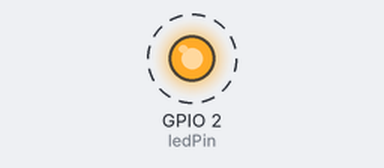
This sketch was run on a simulated ESP32. Parts: output pins drawn as LEDs (lit = HIGH). Dashed ring = blinking. What the sketch prints to the serial monitor is not drawn.

Above: at 0.7 s.
Timing chart, 0 to 4.9 s (numbered marks = the images above):
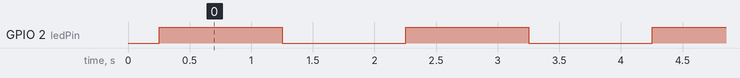

The sketch:

blinky2.ino
```cpp
// Define the pin number for the built-in LED
const int ledPin = 2; // Built-in LED is usually on GPIO 2

void setup() {
  // Initialize the digital pin as an output
  pinMode(ledPin, OUTPUT);
  Serial.begin(115200);
  Serial.print("ss: ");
  for(int i=0; i<500; i++){
    Serial.println("dd: ");
  }
}

void loop() {
  digitalWrite(ledPin, HIGH); // Turn the LED on
  delay(1000);                // Wait for 1 second
  digitalWrite(ledPin, LOW);  // Turn the LED off
  delay(1000);                // Wait for 1 second
  Serial.print("ID: ");
}
```

Measured:
- by itself, GPIO 2 (ledPin): alternates HIGH for 1.0 s and LOW for 1.0 s
